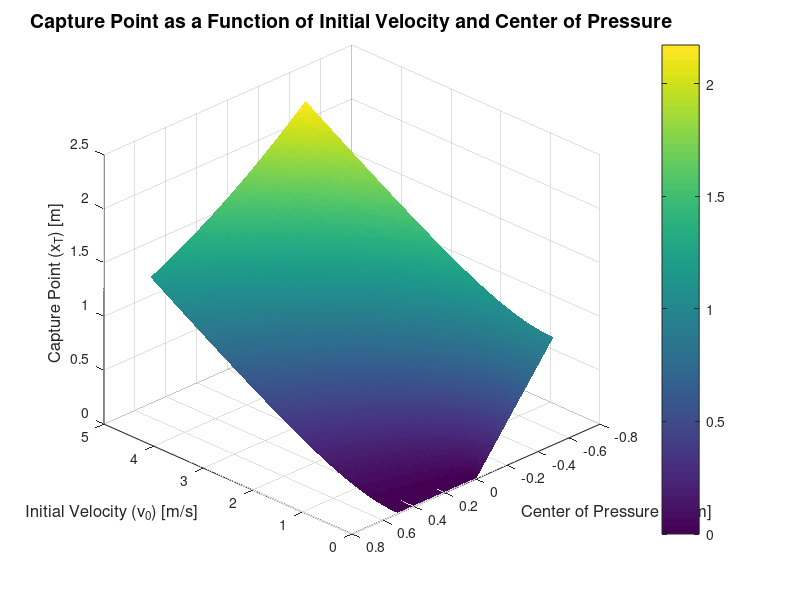

The MATLAB script that drew this image:
% Legged Mobility
% Part 1 Q6
% Author: Boxiang Fu
clear;

g = 9.81;
y0 = 1.0;

v0 = linspace(0, 5, 100);
p = linspace(-0.5, 0.5, 100);

% Create meshgrid
[v0_mesh, p_mesh] = meshgrid(v0, p);

% Capture point calculation
xT = -p_mesh + sqrt(p_mesh.^2 + (y0 * v0_mesh.^2) / g);

% Plot
figure;
surf(v0_mesh, p_mesh, xT, 'EdgeColor', 'none');

xlabel('Initial Velocity (v_0) [m/s]', 'FontSize', 12);
ylabel('Center of Pressure (p) [m]', 'FontSize', 12);
zlabel('Capture Point (x_T) [m]', 'FontSize', 12);
title('Capture Point as a Function of Initial Velocity and Center of Pressure', 'FontSize', 14);

colorbar;
view(-135, 30);
grid on;